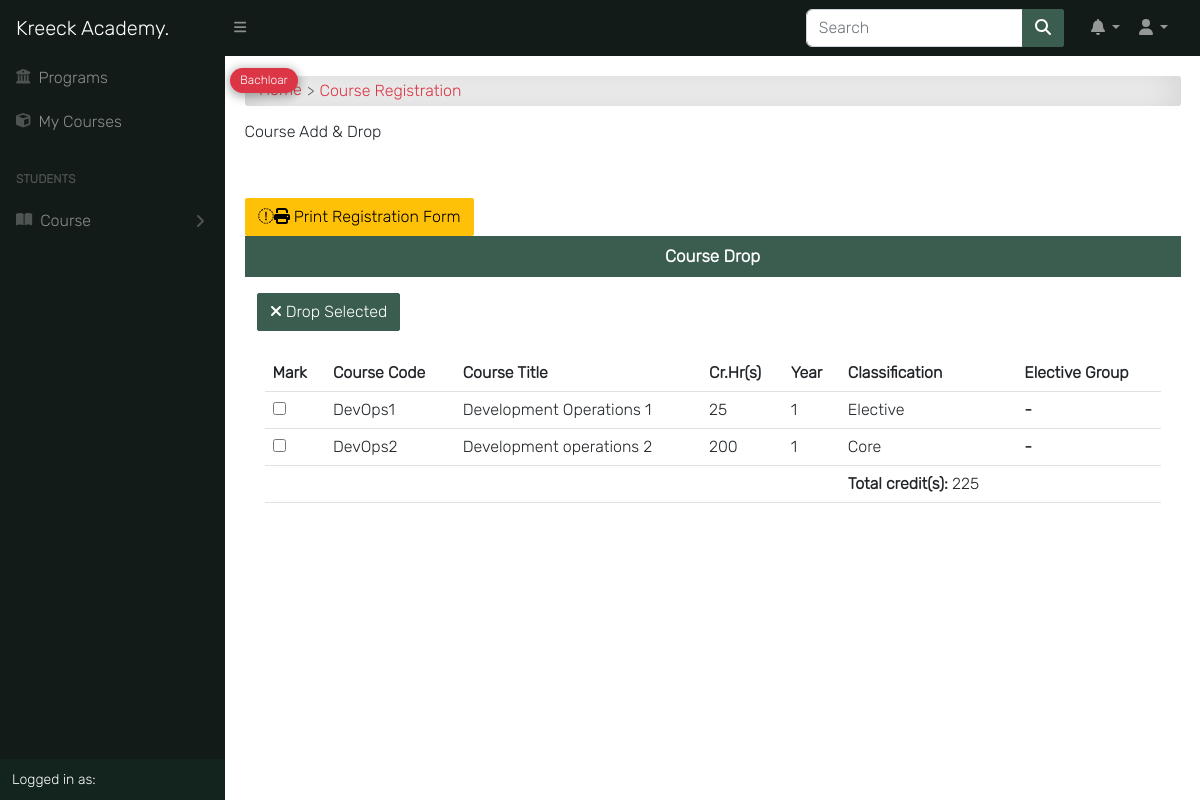
Before: /programs/course/registration/ (signed in) with the older database file.
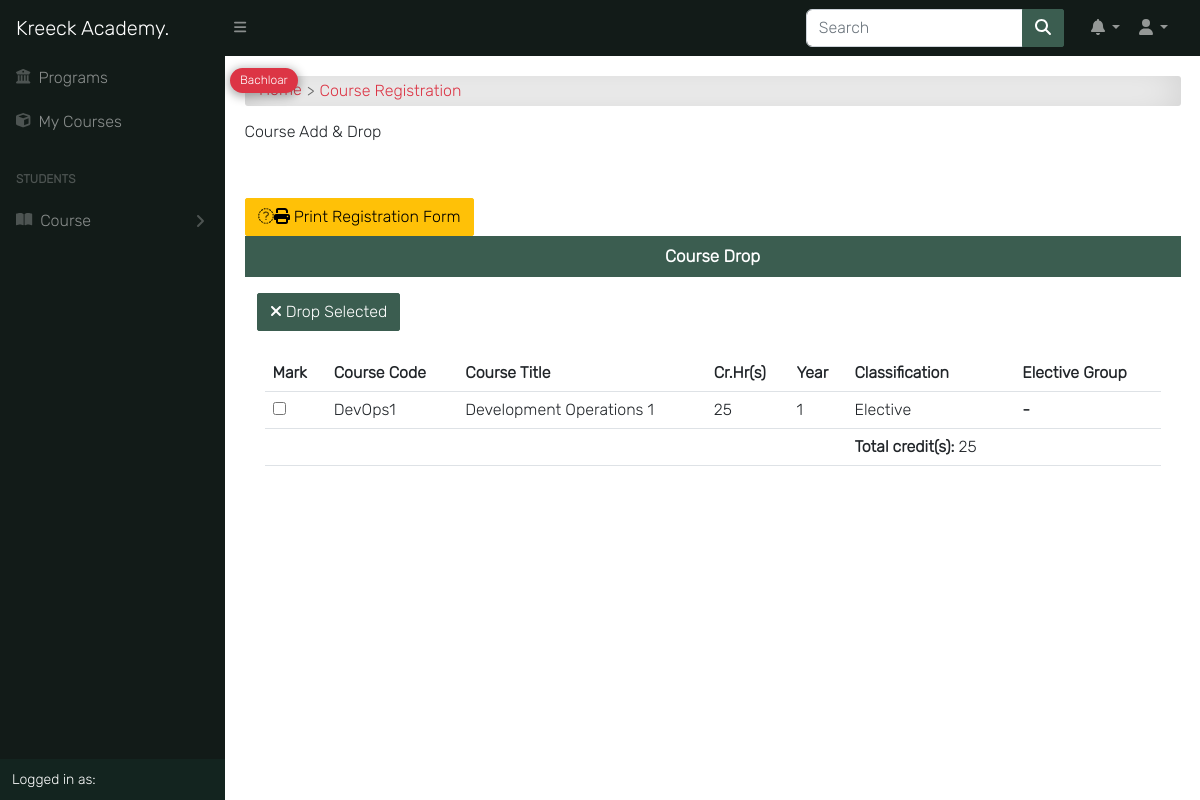
After: the same page with the newer database file.
### course/models.py (models this page shows, shortened)
class Course(models.Model):
    slug = models.SlugField(blank=True, unique=True)
    title = models.CharField(max_length=200, null=True)
    code = models.CharField(max_length=200, unique=True, null=True)
    credit = models.IntegerField(null=True, default=0)
    summary = models.TextField(max_length=200, blank=True, null=True)
    program = models.ForeignKey(Program, on_delete=models.CASCADE)
    level = models.CharField(max_length=25, choices=LEVEL, null=True)
    year = models.IntegerField(choices=YEARS, default=0)
    semester = models.CharField(choices=SEMESTER, max_length=200)
    is_elective = models.BooleanField(default=False, blank=True, null=True)
    price = models.DecimalField(max_digits=10, decimal_places=2, default=0.00)
    objects = CourseManager()

### course/views.py (the view)
# urls.py: path('course/registration/', course_registration, name='course_registration'),
@login_required
def course_registration(request):
    if request.method == 'POST':
        ids = ()
        data = request.POST.copy()
        data.pop('csrfmiddlewaretoken', None)  # remove csrf_token
        for key in data.keys():
            ids = ids + (str(key),)
        for s in range(0, len(ids)):
            student = Student.objects.get(student__pk=request.user.id)
            course = Course.objects.get(pk=ids[s])
            obj = TakenCourse.objects.create(student=student, course=course)
            obj.save()
            messages.success(request, 'Courses Registered Successfully!')
        return redirect('course_registration')
    else:
        student = get_object_or_404(Student, student__id=request.user.id)
        taken_courses = TakenCourse.objects.filter(student__student__id=request.user.id)
        t = ()
        for i in taken_courses:
            t += (i.course.pk,)
        current_semester = Semester.objects.get(is_current_semester=True)
        courses = Course.objects.filter(program__pk=student.department.id, level=student.level, semester=current_semester
        ).exclude(id__in=t).order_by('year')
        all_courses = Course.objects.filter(level=student.level, program__pk=student.department.id)
        no_course_is_registered = False  # Check if no course is registered
        all_courses_are_registered = False
        registered_courses = Course.objects.filter(level=student.level).filter(id__in=t)
        if registered_courses.count() == 0:  # Check if number of registered courses is 0
            no_course_is_registered = True
        if registered_courses.count() == all_courses.count():
            all_courses_are_registered = True
        total_first_semester_credit = 0
        total_sec_semester_credit = 0
        total_registered_credit = 0
        for i in courses:
            if i.semester == "First":
                total_first_semester_credit += int(i.credit)
            if i.semester == "Second":
                total_sec_semester_credit += int(i.credit)
        for i in registered_courses:
            total_registered_credit += int(i.credit)
        context = {
            "is_calender_on": True,
            "all_courses_are_registered": all_courses_are_registered,
            "no_course_is_registered": no_course_is_registered,
            "current_semester": current_semester,
            "courses": courses,
            "total_first_semester_credit": total_first_semester_credit,
            "total_sec_semester_credit": total_sec_semester_credit,
            "registered_courses": registered_courses,
            "total_registered_credit": total_registered_credit,
            "student": student,
        }
        return render(request, 'course/course_registration.html', context)

### app/models.py (called while the page is built)
    def __str__(self):
        return self.semester

### templates/course/course_registration.html (shortened to what this page needs)
{% extends 'base.html' %}
{% load static %}
{% block content %}
<div id="input-nav"><a href="{% url 'home' %}" class="primary1">Home</a> Course Registration</div>
<p class="title">Course Add & Drop</p>
{% if is_calender_on == False %}
<div class="alert bg-danger">
    <h1 class="text-light text-center">Calender is off</h1>
    <h5 class="text-light text-center">Check the university calender</h5>
</div>
{% else %}
<br>
<br>
{% if not no_course_is_registered %}
<a target="_blank" href="{% url 'course_registration_form' %}">
    <span title="Print Registration Form" class="btn btn-warning">
        <i class="fa fa-file-pdf-o" aria-hidden="true"></i><i class="fas fa-print"></i> Print Registration Form
    </span>
</a>
<div class="col-md-12 p-0 bg-white">
    <p class="form-title"><b>Course Drop</b>
    <div class="level-wrapper">
        <div class="info-text">{{ student.level }}</div>
    </div>
    </p>
    <div class="container">
        <form action="{% url 'course_drop' %}" method="POST">
            <div class="d-flex justify-content-between mb-4">
                <button title="Save Score" type="submit" class="btn btn-primary">
                    <i class="fa fa-times"></i> Drop Selected
                </button>
            </div>
            <div class="table-responsive p-0 px-2 mt-2">
                <div class="table-shadow">
                    <table class="table">
                        <thead>
                            <tr>
                                <th>Mark</th>
                                <th>Course Code</th>
                                <th>Course Title</th>
                                <th>Cr.Hr(s)</th>
                                <th>Year</th>
                                <th>Classification</th>
                                <th>Elective Group</th>
                            </tr>
                        </thead>
                        <tbody>
                            {% for course in registered_courses %}
                            <tr>
                                <th scope="row">
                                    <input name="{{ course.pk }}" value="{{ course.courseUnit }}" type="checkbox">
                                </th>
                                <td>{{ course.code }}</td>
                                <td>{{ course.title }}</td>
                                <td>{{ course.credit }}</td>
                                <td>{{ course.year }}</td>
                                {% if course.is_elective %}
                                <td>Elective</td>
                                {% else %}
                                <td>Core</td>
                                {% endif %}
                                <th>-</th>
                            </tr>
                            {% endfor %}
                            <tr>
                                <th></th>
                                <td></td>
                                <td></td>
                                <td></td>
                                <td></td>
                                <td><b>Total credit(s):</b> {{ total_registered_credit }} </td>
                                <td></td>
                            </tr>
                        </tbody>
                    </table>
                </div>
            </div>
        </form>
    </div>
</div>
{% endif %}
{% endif %}
{% endblock content %}

Changed rows visible on the page:
no longer on this page (row edited): Course: code "DevOps2", title "Development operations 2", credit "200", year "1", shows "Core"
Other visible differences:
{{ total_registered_credit }}: "225" → "25"
